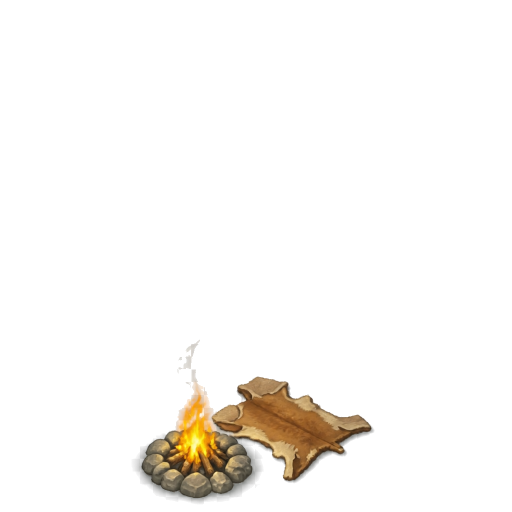
#> input picture УБРАЛ ИЗ COURTYARD - ASSETS/builds/house/01.png, 1024 x 1024 px, given in place of tile_base.png, which was not available (shown at 1/2 size)
$ python render.py
#> lines starting #> are read from the running program, lines starting #| are printed output that depends on the picture; after the words box and inside, x2 and y2 are one past the last pixel; in counts of white or black regions, pixels touching at a corner belong together; pictures that were not available may be replaced by others from this repository, and a replacement may not be noted
"""Bold 10s TikTok spot built from the game's own art. 1080x1920, 30fps.

Run: py -3.12 promo/tiktok-bold/render.py
"""
from pathlib import Path
import math
import subprocess
import wave

import numpy as np
from PIL import Image, ImageDraw, ImageEnhance, ImageFilter, ImageFont

ROOT = Path(r"C:\Code\Mahjong")
ASSETS = ROOT / "assets"
OUT = Path(__file__).resolve().parent
FF = r"C:\Users\Main\AppData\Local\Programs\Python\Python312\Lib\site-packages\imageio_ffmpeg\binaries\ffmpeg-win-x86_64-v7.1.exe"
FONT = ROOT / "promo" / "fonts" / "Unbounded.ttf"
W, H, FPS, D = 1080, 1920, 30, 10
WHITE = (255, 255, 255, 255)
GOLD = (232, 201, 106, 255)
INK = (18, 12, 8, 255)


def ease(x):
    x = max(0.0, min(1.0, x))
    return x * x * (3 - 2 * x)


# [4 lines left out: function back, not called in this run]


def lerp(a, b, t):
    return a + (b - a) * t


# [4 lines left out: function font, not called in this run]


def load(path, key_black=False):
    im = Image.open(path).convert("RGBA")
    if key_black:
        arr = np.array(im)
        lum = arr[:, :, :3].max(axis=2).astype(np.int16)
        keyed = np.clip((lum - 10) * 7, 0, 255).astype(np.uint8)
        arr[:, :, 3] = np.minimum(arr[:, :, 3], keyed)
        im = Image.fromarray(arr)
    alpha = im.split()[-1]
    if alpha.getextrema()[0] > 250:
        arr = np.array(im)
        lum = arr[:, :, :3].max(axis=2).astype(np.int16)
        arr[:, :, 3] = np.clip((lum - 10) * 7, 0, 255).astype(np.uint8)
        im = Image.fromarray(arr)
        alpha = im.split()[-1]
    box = alpha.getbbox()
    if box:
        l, t, r, b = box
        im = im.crop((max(0, l - 4), max(0, t - 4), min(im.width, r + 4), min(im.height, b + 4)))
    return im


def hue_shift(im, amount):
    rgb = im.convert("RGB").convert("HSV")
    h, s, v = rgb.split()
    h = h.point(lambda p: (p + amount) % 256)
    out = Image.merge("HSV", (h, s, v)).convert("RGBA")
    out.putalpha(im.split()[-1])
    return out


def make_tile(base, fruit):
    tile = base.copy()
    tw, th = tile.size
    fw = int(tw * 0.58)
    fh = max(1, int(fw * fruit.height / fruit.width))
    glyph = fruit.resize((fw, fh), Image.Resampling.LANCZOS)
    tile.alpha_composite(glyph, (int(tw * 0.45 - fw / 2), int(th * 0.40 - fh / 2)))
    return tile


def make_seed():
    side = 860
    yy, xx = np.mgrid[0:side, 0:side]
    cx, cy, rx, ry = 430, 430, 390, 168
    nx = (xx - cx) / rx
    ny = (yy - cy) / ry
    dist = nx ** 2 + ny ** 2
    light = np.clip(1.18 - 0.42 * nx - 0.28 * ny, 0.55, 1.3)
    jade = np.clip((nx - 0.05) / 0.55, 0, 1)
    cream = np.array([246, 230, 188], dtype=np.float32)
    green = np.array([32, 148, 98], dtype=np.float32)
    color = cream * (1 - jade[..., None]) + green * jade[..., None]
    color = np.clip(color * light[..., None], 0, 255)
    image = np.zeros((side, side, 4), dtype=np.uint8)
    edge = np.clip((1 - dist) * 10, 0, 1)
    image[..., :3] = color.astype(np.uint8)
    image[..., 3] = (edge * 255).astype(np.uint8)
    hx = (xx - (cx - 120)) / 110
    hy = (yy - (cy - 46)) / 52
    highlight = (hx ** 2 + hy ** 2) < 1
    image[highlight, :3] = np.clip(image[highlight, :3].astype(np.int16) + 48, 0, 255)
    return Image.fromarray(image)


# [70 lines left out: functions make_ring, cover, blit, blit_raw, squash, shake and 1 more, not called in this run]


HITS = [0.50, 1.50, 3.00, 3.50, 5.00, 6.50, 8.00]


# [45 lines left out: function scene, not called in this run]


CARDS = [
    (0.00, 1.40, ["СНИМИ ПАРУ"], 118, None),
    (1.42, 2.90, ["ЭТОГО", "МАЛО"], 132, 1),
    (2.92, 4.90, ["Я ДЕЛАЮ", "ЭТО ОДИН"], 108, 1),
    (4.92, 6.40, ["ПРИХОДИТ", "САМ"], 124, 1),
    (6.42, 7.95, ["ИМЯ", "ОСТАЁТСЯ"], 120, 0),
    (8.00, 10.0, ["MAHJONG RISE", "вдвоём"], 86, 1),
]


# [38 lines left out: functions fit_size, caption, not called in this run]


def score(path):
    sr = 48000
    n = sr * D
    mix = np.zeros((n, 2))
    rng = np.random.default_rng(7)

    def add(t, values, pan=0.0):
        k = int(t * sr)
        m = min(len(values), n - k)
        if m <= 0:
            return
        mix[k : k + m, 0] += values[:m] * math.sqrt((1 - pan) / 2)
        mix[k : k + m, 1] += values[:m] * math.sqrt((1 + pan) / 2)

    def kick_at(t, vol=0.9):
        tt = np.arange(int(sr * 0.2)) / sr
        freq = 150 * np.exp(-tt * 26) + 48
        phase = 2 * np.pi * np.cumsum(freq) / sr
        add(t, vol * np.exp(-tt * 12) * np.sin(phase))

    def click_at(t):
        tt = np.arange(int(sr * 0.09)) / sr
        body = np.exp(-tt * 55) * np.sin(2 * np.pi * 2100 * tt)
        noise = rng.normal(size=len(tt)) * np.exp(-tt * 90)
        add(t, 0.35 * body + 0.18 * noise)

    def hat_at(t):
        tt = np.arange(int(sr * 0.04)) / sr
        add(t, 0.12 * rng.normal(size=len(tt)) * np.exp(-tt * 80), 0.3)

    beats = [i * 0.5 for i in range(20)]
    quiet = {5.5}
    for beat in beats:
        if any(abs(beat - q) < 0.2 for q in quiet):
            continue
        if beat < D:
            kick_at(beat, 0.72 if beat % 1 else 0.95)
            hat_at(beat + 0.25)
    for hit in (0.50, 1.50, 3.00, 5.00, 6.50):
        click_at(hit)
    # Bright stab on the seed and the title.
    for start, notes in (
        (1.5, (523.25, 659.25, 783.99)),
        (6.5, (659.25, 830.61, 1046.5)),
        (8.0, (523.25, 659.25, 783.99, 1046.5)),
    ):
        for i, freq in enumerate(notes):
            tt = np.arange(int(sr * 0.7)) / sr
            env = np.exp(-tt * 3.2) * (1 - np.exp(-tt * 40))
            add(start + i * 0.08, 0.16 * env * np.sin(2 * np.pi * freq * tt), -0.2 if i % 2 else 0.2)
    fade = np.minimum(1, np.arange(n) / sr / 0.05) * np.minimum(1, (n - np.arange(n)) / sr / 0.25)
    mix *= fade[:, None]
    mix *= 0.9 / max(1e-9, float(np.abs(mix).max()))
    with wave.open(str(path), "wb") as handle:
        handle.setnchannels(2)
        handle.setsampwidth(2)
        handle.setframerate(sr)
        handle.writeframes(np.int16(np.clip(mix, -1, 1) * 32767).tobytes())


def main():
    OUT.mkdir(parents=True, exist_ok=True)
    review = OUT / "review"
    review.mkdir(exist_ok=True)
    tile_base = load(ASSETS / "tile_base.png")
#> in load, im is the input picture: PIL image 1024x1024 RGBA; mean R, G, B, A 9.2, 7.2, 4.3, 15.1
#> in load, `box = alpha.getbbox()`: box = (263, 679, 750, 1009)
#> in load, `l, t, r, b = box`: l = 263; t = 679; r = 750; b = 1009
    peach = load(ASSETS / "titles" / "fruit" / "10.png", key_black=True)
#> call 2 of load, with key_black = True
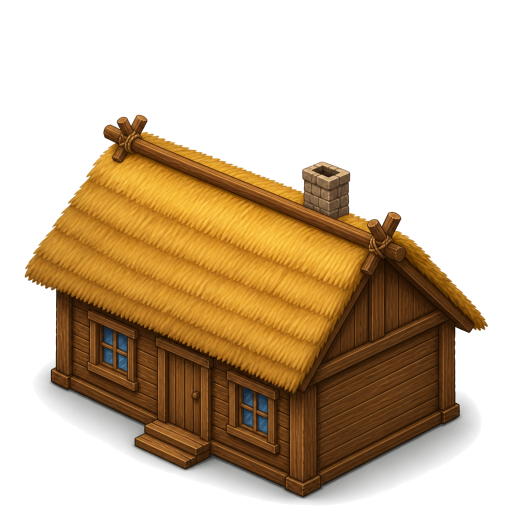
#> input picture УБРАЛ ИЗ COURTYARD - ASSETS/builds/house/10.png, 1024 x 1024 px, found by its file name (shown at 1/2 size)
#> in load, im is the input picture: PIL image 1024x1024 RGBA; mean R, G, B, A 59.7, 39.6, 13.4, 109.9
#> in load (call 2), `arr[:, :, 3] = np.minimum(arr[:, :, 3], keyed)`: arr: shape (1024, 1024, 4); 6.51% of pixels changed, all inside (x1, y1, x2, y2) = (65, 242, 976, 1012)
#> in load (call 2), `box = alpha.getbbox()`: box = (49, 229, 976, 997)
#> in load (call 2), `l, t, r, b = box`: l = 49; t = 229; r = 976; b = 997
    bed = load(ASSETS / "courtyard" / "props" / "flower_bed.png")
#> call 3 of load, with key_black = False
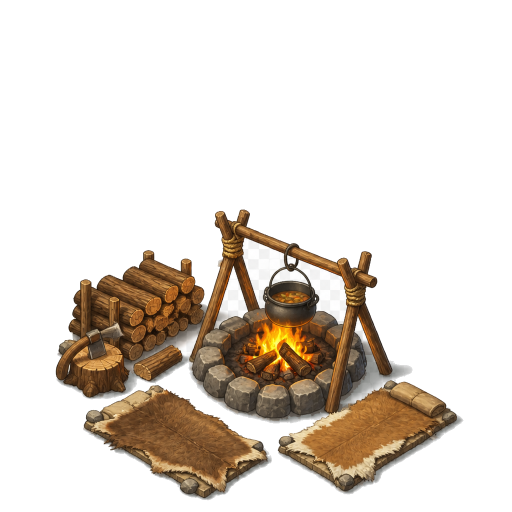
#> input picture УБРАЛ ИЗ COURTYARD - ASSETS/builds/house/02.png, 1024 x 1024 px, given in place of flower_bed.png, which was not available (shown at 1/2 size)
#> in load, im is the input picture: PIL image 1024x1024 RGBA; mean R, G, B, A 32.8, 24.9, 16.7, 63.1
#> in load (call 3), `box = alpha.getbbox()`: box = (111, 419, 927, 1001)
#> in load (call 3), `l, t, r, b = box`: l = 111; t = 419; r = 927; b = 1001
    house = load(ASSETS / "courtyard" / "builds" / "house" / "12.png")
#> call 4 of load, with key_black = False
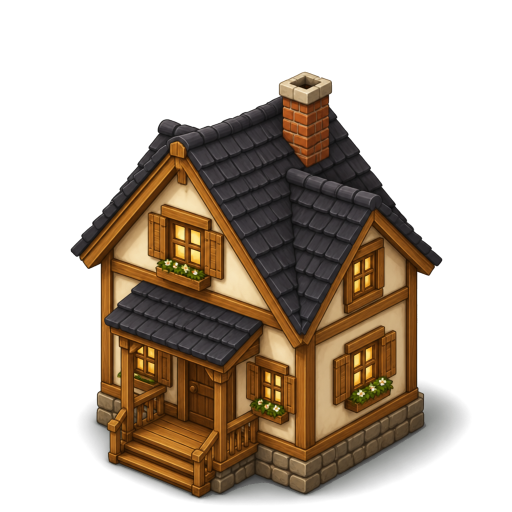
#> input picture УБРАЛ ИЗ COURTYARD - ASSETS/builds/house/12.png, 1024 x 1024 px, found by its file name (shown at 1/2 size)
#> in load, im is the input picture: PIL image 1024x1024 RGBA; mean R, G, B, A 44.4, 32.3, 19.5, 108.8
#> in load (call 4), `box = alpha.getbbox()`: box = (141, 143, 945, 1013)
#> in load (call 4), `l, t, r, b = box`: l = 141; t = 143; r = 945; b = 1013
#> in load (call 4), `im = im.crop((max(0, l - 4), max(0, t - 4), min(im.width, r + 4), min(..`:
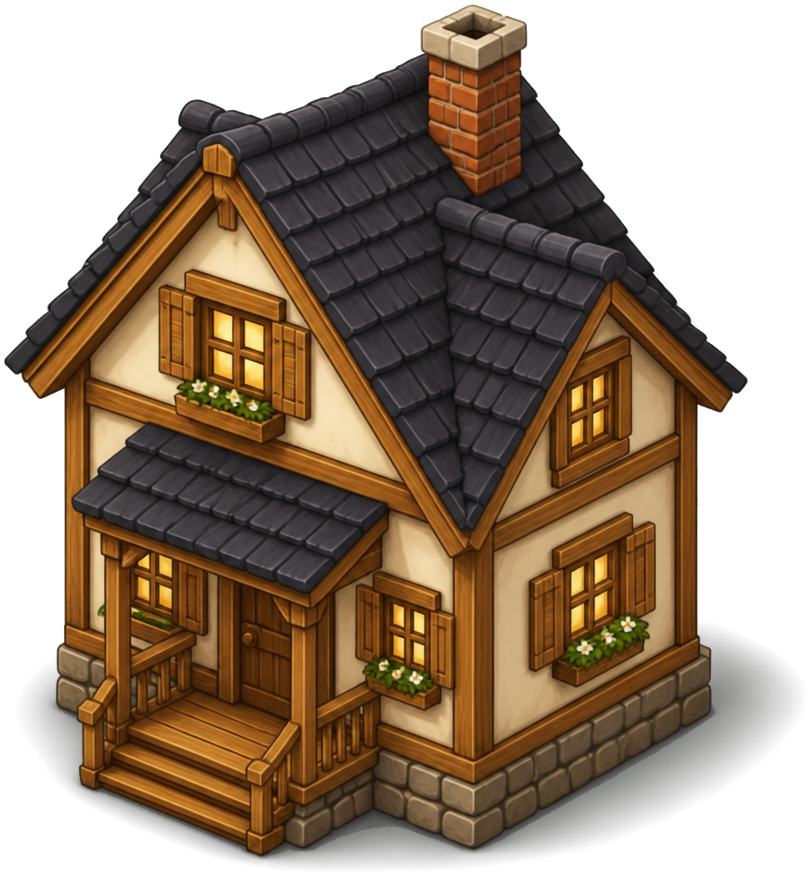
#> im: PIL image 812x878 RGBA; mean R, G, B, A 65.3, 47.4, 28.7, 160.1; transparent parts drawn white
    fox = load(ASSETS / "pets" / "fox.png")
    meadow = Image.open(ASSETS / "courtyard" / "world" / "country_base.png").convert("RGB")
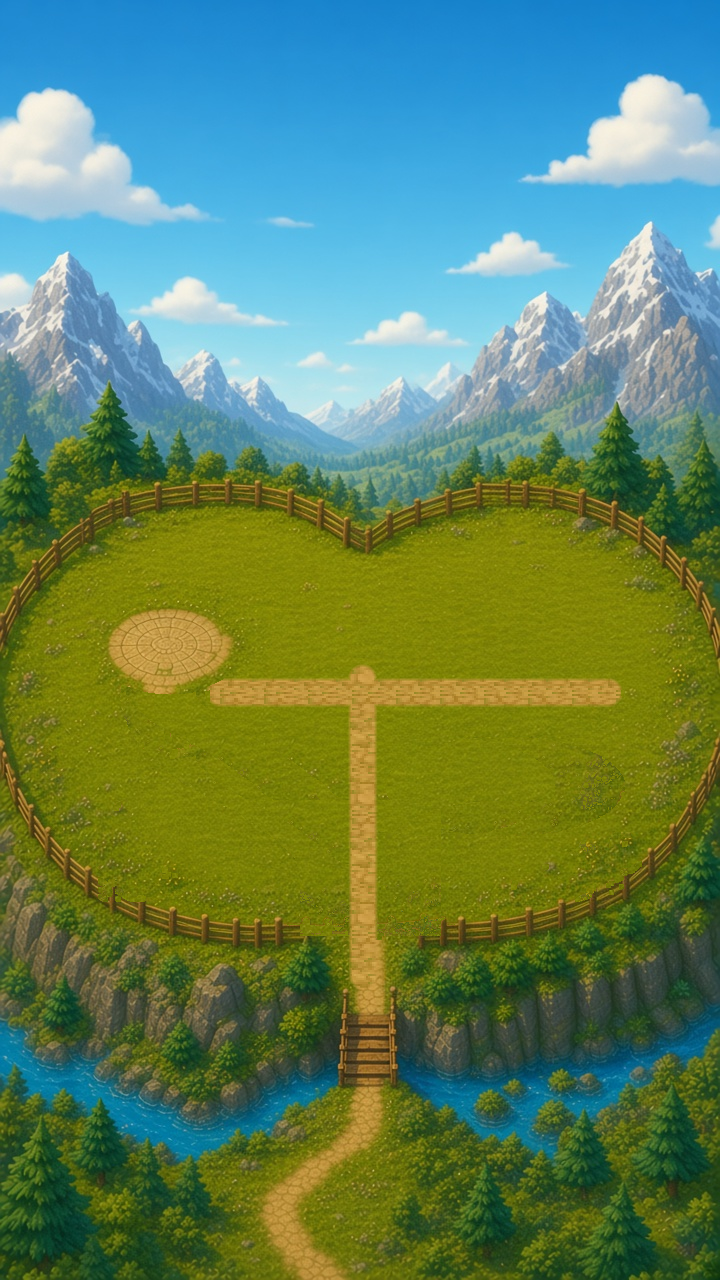
#> input picture assets/courtyard/world/country_base.png, 720 x 1280 px, found by its file name
#> meadow is the input picture: PIL image 720x1280 RGB; mean R, G, B 97.1, 131.2, 93.1
    meadow = ImageEnhance.Color(meadow).enhance(1.12)
    meadow = ImageEnhance.Contrast(meadow).enhance(1.05)
    sprites = {
        "tile": make_tile(tile_base, peach),
        "bed": bed,
        "bed2": hue_shift(bed, 70),
        "house": house,
        "fox": fox,
        "seed": make_seed(),
    }
#> in hue_shift, `rgb = im.convert("RGB").convert("HSV")`: rgb: PIL image 824x590 HSV; mean H, S, V 13.8, 73, 70.8
#> in hue_shift, `out.putalpha(im.split()[-1])`:
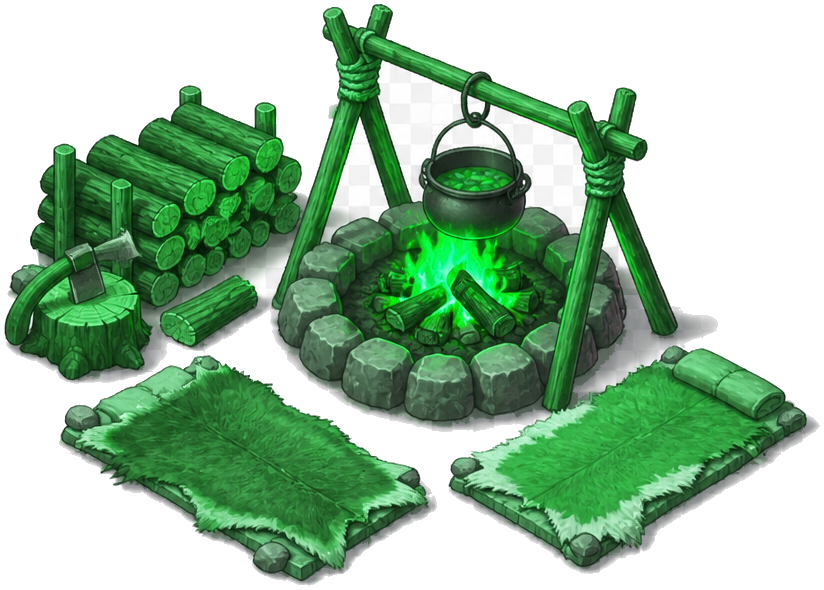
#> out: PIL image 824x590 RGBA; mean R, G, B, A 36, 70.8, 41.2, 136.1; transparent parts drawn white
#> in make_seed, `side = 860`: side = 860
#> in make_seed, `yy, xx = np.mgrid[0:side, 0:side]`: yy: shape (860, 860) int64; 860 distinct labels, from 0 to 859
#> in make_seed, `highlight = (hx ** 2 + hy ** 2) < 1`:
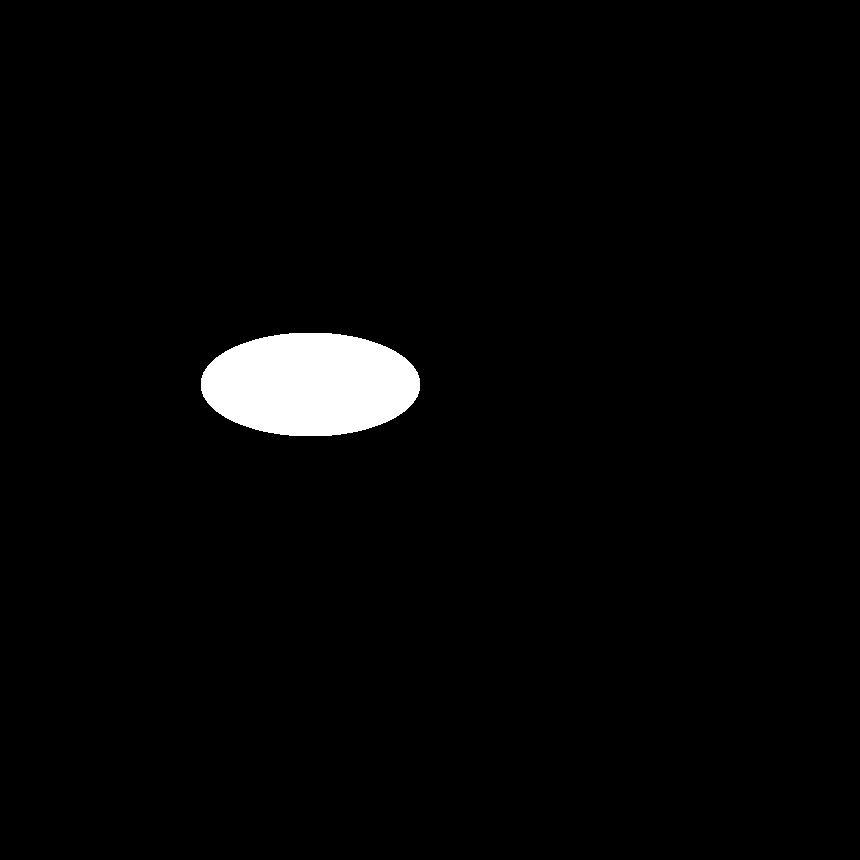
#> highlight: shape (860, 860) bool; 2.4% white; 1 white region, box (x1, y1, x2, y2) and area: (201, 333, 420, 436) 17949
#> in make_seed, `image[highlight, :3] = np.clip(image[highlight, :3].astype(np.int16) +..`: image: shape (860, 860, 4); mean of channels 0, 1, 2, 3 167, 200, 168.9, 67.4
    wav = OUT / "score.wav"
    video = OUT / "Mahjong-Rise-TikTok.mp4"
    score(wav)
    keep = {12, 24, 55, 100, 160, 210, 250, 285}
    cmd = [
        FF, "-v", "error", "-y",
        "-f", "rawvideo", "-pix_fmt", "rgb24", "-s", f"{W}x{H}", "-r", str(FPS), "-i", "-",
        "-i", str(wav), "-map", "0:v", "-map", "1:a",
        "-c:v", "libx264", "-preset", "fast", "-crf", "18", "-pix_fmt", "yuv420p",
        "-c:a", "aac", "-b:a", "192k", "-movflags", "+faststart", "-t", str(D),
        str(video),
    ]
#> (the run stopped early here; a loop or call above may not have finished)
